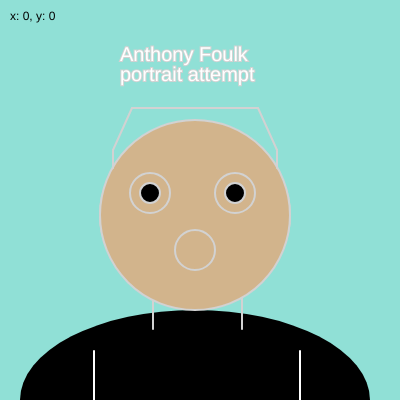
Frame 1 (no input)
Frame 60 (no input): identical to frame 1, image omitted
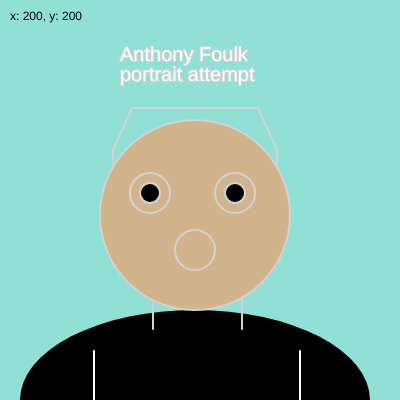
Frame 120 (the mouse pressed at the canvas centre since frame 60)

The p5.js sketch that drew these frames (run headless with seeded random() and noise() and a simulated clock; from frame 60 on, the mouse is pressed at the canvas centre):

// p5.js sketch
// ── sketch.js
function setup() {
createCanvas(400,400);
}

function draw() {
background (144,224,214);

fill(0);
noStroke();
textSize(12);
text("x: " + round(mouseX) + ", y: " + round(mouseY), 10, 20);


ellipse (195,400,350,180);

fill (255);
stroke (255);
strokeWeight (2);
line (94,400,94,351);
line (300,400,300,351);

fill (210,180,140);
stroke (210);
strokeWeight (2);
line (153,329,153,287);
line (242,329,242,287);

ellipse (195,215,190,180);

circle (195,215,190); 
circle (150,193,40);
circle (235,193,40);
circle (195,250,40);

fill (0);
circle (150,193,20);
circle (235,193,20);


fill (0)
line (113,168,113,150);
line (277,168,277,150);
line(113,150,132,108);
line(277,150,258,108);  
line(132,108,258,108);

textSize(20);
fill (255);
text("Anthony Foulk", 120,61);
text ("portrait attempt", 120,81);
















}
